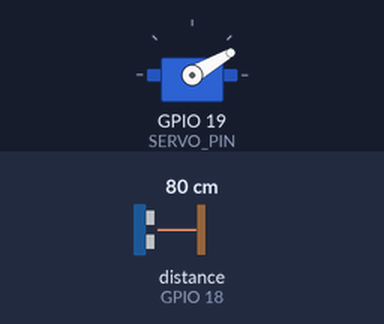
Bench run of a sketch on a simulated ESP32. Shown: servo. Wiring (inferred from the names in the program): ultrasonic range finder: trigger GPIO 5; echo GPIO 18. The test bench sets the inputs (shaded band); at power-on: distance to the obstacle (sensor on GPIO 18) 80 cm. The echo pulse lasts 58.3 µs per cm; the audio player accepts every command and is not drawn; what the sketch prints to the serial monitor is not drawn.

Above: at 1.7 s.
1.8 s: distance to the obstacle (sensor on GPIO 18) set to 2 cm
At 2.22 s:
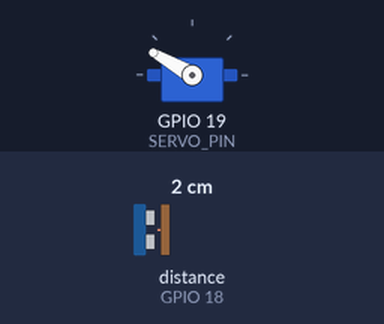
At 2.62 s:
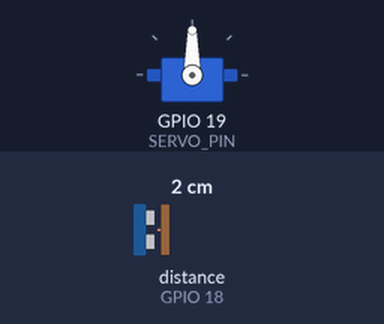
4.7 s: distance to the obstacle (sensor on GPIO 18) set to 35 cm
7.0 s: distance to the obstacle (sensor on GPIO 18) set to 4 cm
Timing chart, 0 to 14.5 s (numbered marks = the images above; inputs shaded):
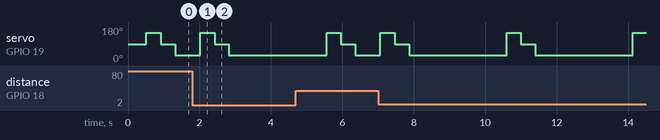

Measured:
- after the input at 1.8 s, servo on GPIO 19 (SERVO_PIN): goes on until 2.8 s, then stays 30°

The sketch:

Smart_Bind_Navigation_Stick.ino
```cpp
#include "DFRobotDFPlayerMini.h"
#include <ESP32Servo.h>

// DFPlayer
HardwareSerial mySerial(2);
DFRobotDFPlayerMini myDFPlayer;

// Ultrasonic
#define TRIG 5
#define ECHO 18

// Servo
Servo myServo;
#define SERVO_PIN 19

long duration;
int distLeft, distCenter, distRight;

void setup() {
  Serial.begin(115200);

  // DFPlayer
  mySerial.begin(9600, SERIAL_8N1, 16, 17);
  if (!myDFPlayer.begin(mySerial)) {
    Serial.println("DFPlayer failed");
  } else {
    myDFPlayer.volume(30);
  }

  // Ultrasonic
  pinMode(TRIG, OUTPUT);
  pinMode(ECHO, INPUT);

  // Servo
  myServo.setPeriodHertz(50);
  myServo.attach(SERVO_PIN, 500, 2400);

  Serial.println("System Ready...");
}

// Function to measure distance
int getDistance() {
  digitalWrite(TRIG, LOW);
  delayMicroseconds(2);
  digitalWrite(TRIG, HIGH);
  delayMicroseconds(10);
  digitalWrite(TRIG, LOW);

  duration = pulseIn(ECHO, HIGH);
  return duration * 0.034 / 2;
}

void loop() {

  // 🔄 LEFT
  myServo.write(150);
  delay(400);
  distLeft = getDistance();

  // 🔄 CENTER
  myServo.write(90);
  delay(400);
  distCenter = getDistance();

  // 🔄 RIGHT
  myServo.write(30);
  delay(400);
  distRight = getDistance();

  // 🎯 Find nearest object
  int minDist = min(distLeft, min(distCenter, distRight));

  if (minDist < 30) { // threshold

    if (minDist == distLeft) {
      Serial.println("LEFT");
      myDFPlayer.play(1); // 0001.mp3
    }
    else if (minDist == distCenter) {
      Serial.println("CENTER");
      myDFPlayer.play(2); // 0002.mp3
    }
    else {
      Serial.println("RIGHT");
      myDFPlayer.play(3); // 0003.mp3
    }

    delay(2000); // wait for audio
  }

  delay(300);
}
```
